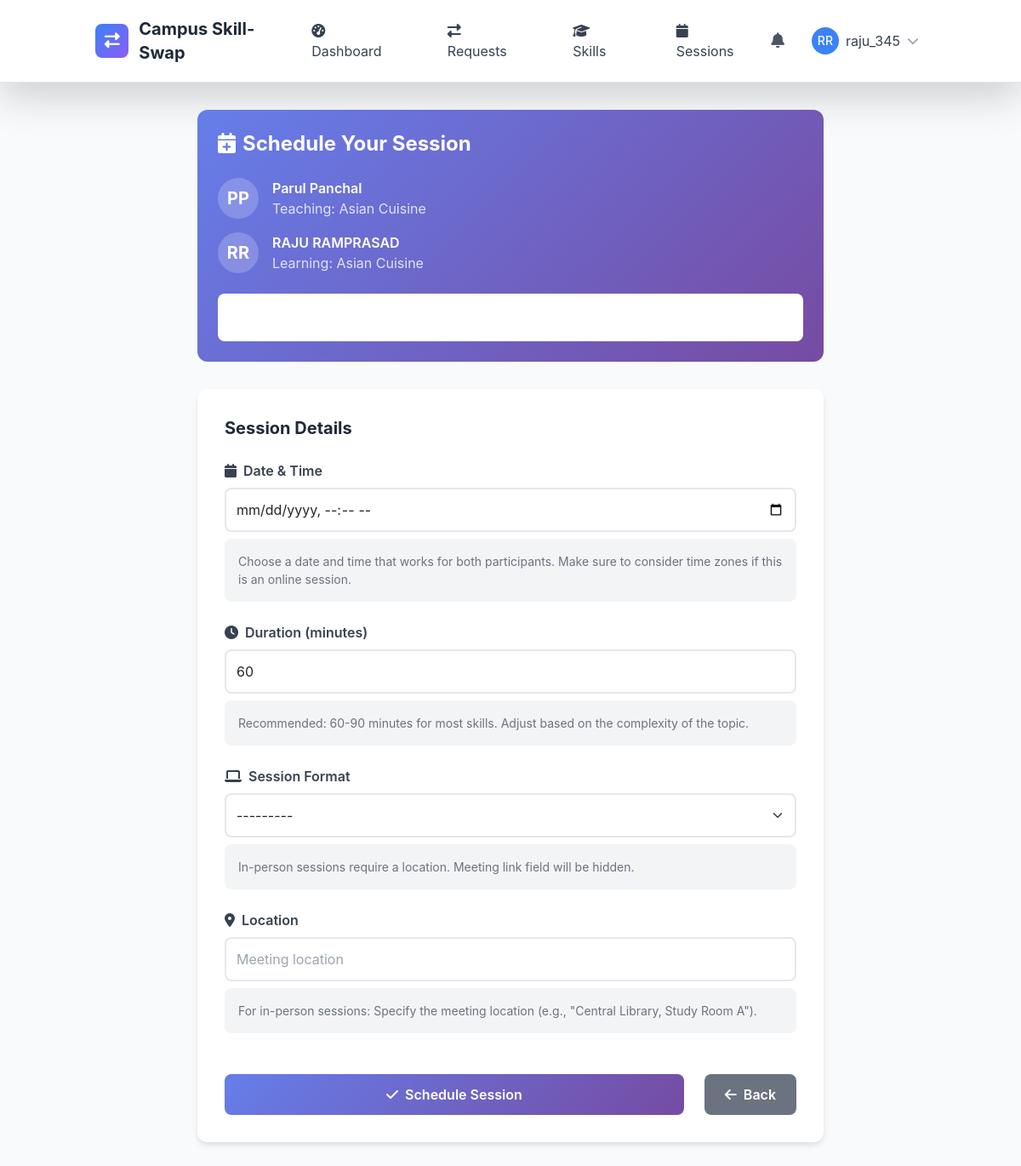
Page /sessions/schedule/2/ (signed in) on the committed database.
### skill_sessions/models.py (models this page shows, shortened)
class SkillSwapRequest(models.Model):
    STATUS_CHOICES = [
        ('pending', 'Pending'),
        ('accepted', 'Accepted'),
        ('declined', 'Declined'),
        ('cancelled', 'Cancelled'),
        ('expired', 'Expired'),
    ]
    requester = models.ForeignKey(User, on_delete=models.CASCADE, related_name='sent_requests')
    recipient = models.ForeignKey(User, on_delete=models.CASCADE, related_name='received_requests')
    offered_skill = models.ForeignKey(OfferedSkill, on_delete=models.CASCADE, related_name='swap_requests')
    desired_skill = models.ForeignKey(DesiredSkill, on_delete=models.CASCADE, related_name='swap_requests', null=True, blank=True)
    status = models.CharField(max_length=20, choices=STATUS_CHOICES, default='pending')
    message = models.TextField(blank=True, help_text="Personal message from the requester")
    proposed_duration = models.PositiveIntegerField(default=60, help_text="Proposed session duration in minutes")
    proposed_format = models.CharField(max_length=20, choices=[
        ('online', 'Online'),
        ('in_person', 'In-Person'),
        ('flexible', 'Flexible'),
    ], default='flexible')
    proposed_location = models.CharField(max_length=200, blank=True, help_text="For in-person sessions")
    created_at = models.DateTimeField(auto_now_add=True)
    updated_at = models.DateTimeField(auto_now=True)
    expires_at = models.DateTimeField()
    responded_at = models.DateTimeField(null=True, blank=True)
    response_message = models.TextField(blank=True)
    class Meta:
        ordering = ['-created_at']
        db_table = 'swaprequest'

### skills/models.py (models this page shows, shortened)
class OfferedSkill(models.Model):
    PROFICIENCY_LEVELS = [
        ('beginner', 'Beginner'),
        ('intermediate', 'Intermediate'),
        ('advanced', 'Advanced'),
        ('expert', 'Expert'),
    ]
    user = models.ForeignKey(User, on_delete=models.CASCADE, related_name='offered_skills')
    skill = models.ForeignKey(Skill, on_delete=models.CASCADE, related_name='offered_by_users')
    proficiency_level = models.CharField(max_length=20, choices=PROFICIENCY_LEVELS)
    description = models.TextField(blank=True, help_text="Describe your experience with this skill")
    years_of_experience = models.PositiveIntegerField(default=0)
    is_active = models.BooleanField(default=True)
    teaching_preference = models.CharField(max_length=20, choices=[
        ('online', 'Online Only'),
        ('in_person', 'In-Person Only'),
        ('both', 'Both Online and In-Person'),
    ], default='both')
    max_students_per_session = models.PositiveIntegerField(default=1)
    created_at = models.DateTimeField(auto_now_add=True)
    updated_at = models.DateTimeField(auto_now=True)
    total_sessions = models.PositiveIntegerField(default=0)
    average_rating = models.FloatField(default=0.0)
    class Meta:
        ordering = ['-created_at']
        unique_together = ['user', 'skill']
        db_table = 'offeredskill'

class Skill(models.Model):
    name = models.CharField(max_length=100)
    category = models.ForeignKey(SkillCategory, on_delete=models.CASCADE, related_name='skills')
    description = models.TextField(blank=True)
    is_popular = models.BooleanField(default=False)
    created_at = models.DateTimeField(auto_now_add=True)
    updated_at = models.DateTimeField(auto_now=True)
    class Meta:
        ordering = ['category__name', 'name']
        unique_together = ['name', 'category']

### skill_sessions/views.py (the view, shortened to what this page needs)
# urls.py: path('schedule/<int:request_id>/', views.ScheduleSessionView.as_view(), name='schedule_session'),
class ScheduleSessionView(LoginRequiredMixin, CreateView):
    model = SkillSwapSession
    form_class = SessionScheduleForm
    template_name = 'skill_sessions/schedule_session.html'
    success_url = reverse_lazy('skill_sessions:session_list')
    def get_context_data(self, **kwargs):
        context = super().get_context_data(**kwargs)
        request_obj = get_object_or_404(SkillSwapRequest, pk=self.kwargs['request_id'])
        if self.request.user not in [request_obj.requester, request_obj.recipient]:
            raise PermissionDenied("You are not authorized to schedule this session.")
        if request_obj.status != 'accepted':
            raise PermissionDenied("This request has not been accepted yet.")
        if hasattr(request_obj, 'session') and request_obj.session.status not in ['cancelled']:
            raise PermissionDenied("A session has already been scheduled for this request.")
        context['skill_request'] = request_obj
        return context
    def get_form(self, form_class=None):
        form = super().get_form(form_class)
        form.user = self.request.user
        return form

### skill_sessions/forms.py (shortened to what this page needs)
class SessionScheduleForm(forms.ModelForm):
    class Meta:
        model = SkillSwapSession
        fields = ['scheduled_date', 'duration_minutes', 'format', 'location', 'meeting_link']
        widgets = {
            'scheduled_date': forms.DateTimeInput(attrs={
                'type': 'datetime-local',
                'class': 'form-input'
            }),
            'duration_minutes': forms.NumberInput(attrs={
                'class': 'form-input',
                'min': '15',
                'max': '480',
                'step': '15'
            }),
            'format': forms.Select(attrs={'class': 'form-select'}),
            'location': forms.TextInput(attrs={
                'placeholder': 'Meeting location',
                'class': 'form-input'
            }),
            'meeting_link': forms.URLInput(attrs={
                'placeholder': 'https://meet.google.com/...',
                'class': 'form-input'
            }),
        }

### templates/skill_sessions/schedule_session.html (shortened to what this page needs)
{% extends 'base.html' %}
{% load static %}
{% block content %}
<div class="schedule-container">
    <div class="session-info">
        <h2 class="text-2xl font-bold mb-4">
            <i class="fas fa-calendar-plus mr-2"></i>Schedule Your Session
        </h2>
        <div class="user-info">
            <div class="user-avatar">
                {{ skill_request.recipient.first_name|first|upper }}{{ skill_request.recipient.last_name|first|upper }}
            </div>
            <div>
                <div class="font-semibold">{{ skill_request.recipient.get_full_name }}</div>
                <div class="opacity-80">Teaching: {{ skill_request.offered_skill.skill.name }}</div>
            </div>
        </div>
        <div class="user-info">
            <div class="user-avatar">
                {{ skill_request.requester.first_name|first|upper }}{{ skill_request.requester.last_name|first|upper }}
            </div>
            <div>
                <div class="font-semibold">{{ skill_request.requester.get_full_name }}</div>
                <div class="opacity-80">Learning: {{ skill_request.offered_skill.skill.name }}</div>
            </div>
        </div>
        {% if skill_request.message %}
        <div class="mt-4 p-3 bg-white bg-opacity-20 rounded-lg">
            <strong>Request Message:</strong> {{ skill_request.message }}
        </div>
        {% endif %}
    </div>
    <div class="schedule-card">
        <h3 class="text-xl font-bold mb-4 text-gray-800">Session Details</h3>
        <form method="post" class="space-y-6">
            <div class="form-group">
                <label for="{{ form.scheduled_date.id_for_label }}" class="form-label">
                    <i class="fas fa-calendar mr-2"></i>Date & Time
                </label>
                {{ form.scheduled_date }}
                <div class="format-info">
                    Choose a date and time that works for both participants. Make sure to consider time zones if this is an online session.
                </div>
            </div>
            <div class="form-group">
                <label for="{{ form.duration_minutes.id_for_label }}" class="form-label">
                    <i class="fas fa-clock mr-2"></i>Duration (minutes)
                </label>
                {{ form.duration_minutes }}
                <div class="format-info">
                    Recommended: 60-90 minutes for most skills. Adjust based on the complexity of the topic.
                </div>
            </div>
            <div class="form-group">
                <label for="{{ form.format.id_for_label }}" class="form-label">
                    <i class="fas fa-laptop mr-2"></i>Session Format
                </label>
                {{ form.format }}
                <div class="format-info" id="format-info">
                </div>
            </div>
            <div class="form-group" id="location-group">
                <label for="{{ form.location.id_for_label }}" class="form-label">
                    <i class="fas fa-map-marker-alt mr-2"></i>Location
                </label>
                {{ form.location }}
                <div class="format-info">
                    For in-person sessions: Specify the meeting location (e.g., "Central Library, Study Room A").
                </div>
            </div>
            <div class="flex gap-4 pt-6">
                <button type="submit" class="btn btn-primary flex-1">
                    <i class="fas fa-check mr-2"></i>Schedule Session
                </button>
                <a href="{% url 'skill_sessions:request_management' %}" class="btn btn-secondary">
                    <i class="fas fa-arrow-left mr-2"></i>Back
                </a>
            </div>
        </form>
    </div>
</div>
{% endblock %}

### templates/base.html (shortened to what this page needs)
{% load static %}
<!DOCTYPE html>
<html lang="en" class="h-full">
<head>
    <script src="https://cdn.tailwindcss.com"></script>
    <link href="https://cdn.jsdelivr.net/npm/bootstrap@5.3.2/dist/css/bootstrap.min.css" rel="stylesheet">
    <link rel="stylesheet" href="https://cdnjs.cloudflare.com/ajax/libs/font-awesome/6.5.1/css/all.min.css">
</head>
<body class="bg-gray-50 h-full">
    <nav class="bg-white shadow-lg border-b">
        <div class="container mx-auto px-4">
            <div class="flex justify-between items-center py-3">
                <div class="flex items-center space-x-3">
                    <div class="w-10 h-10 gradient-bg rounded-lg flex items-center justify-center">
                        <i class="fas fa-exchange-alt text-white text-lg"></i>
                    </div>
                    <a href="{% url 'core:home' %}" class="text-xl font-bold text-gray-800 hover:text-blue-600 transition-colors">
                        Campus Skill-Swap
                    </a>
                </div>
                <div class="hidden md:flex items-center space-x-6">
                    {% if user.is_authenticated %}
                        <a href="{% url 'core:dashboard' %}" class="nav-link px-3 py-2 text-gray-700 hover:text-blue-600 transition-colors">
                            <i class="fas fa-tachometer-alt mr-2"></i>Dashboard
                        </a>
                        <a href="{% url 'core:requests' %}" class="nav-link px-3 py-2 text-gray-700 hover:text-blue-600 transition-colors">
                            <i class="fas fa-exchange-alt mr-2"></i>Requests
                        </a>
                        <a href="{% url 'skills:skill_list' %}" class="nav-link px-3 py-2 text-gray-700 hover:text-blue-600 transition-colors">
                            <i class="fas fa-graduation-cap mr-2"></i>Skills
                        </a>
                        <a href="{% url 'skill_sessions:session_management' %}" class="nav-link px-3 py-2 text-gray-700 hover:text-blue-600 transition-colors">
                            <i class="fas fa-calendar mr-2"></i>Sessions
                        </a>
                    {% endif %}
                </div>
                <div class="flex items-center space-x-4">
                    {% if user.is_authenticated %}
                        <div class="relative">
                            <button id="notificationBtn" class="relative p-2 text-gray-600 hover:text-blue-600 transition-colors">
                                <i class="fas fa-bell text-lg"></i>
                            </button>
                        </div>
                        <div class="relative">
                            <button id="userMenuBtn" class="flex items-center space-x-2 p-2 rounded-lg hover:bg-gray-100 transition-colors">
                                {% if user.profile.profile_picture %}
                                    <img src="{{ user.profile.profile_picture.url }}" alt="Profile" class="w-8 h-8 rounded-full">
                                {% else %}
                                    <div class="w-8 h-8 bg-blue-500 rounded-full flex items-center justify-center">
                                        <span class="text-white text-sm font-medium">{{ user.first_name|first|upper }}{{ user.last_name|first|upper }}</span>
                                    </div>
                                {% endif %}
                                <span class="hidden md:block text-gray-700">{{ user.username}}</span>
                                <i class="fas fa-chevron-down text-gray-400 text-sm"></i>
                            </button>
                        </div>
                    {% endif %}
                </div>
            </div>
        </div>
    </nav>
    <main class="min-h-screen">
        {% block content %}{% endblock %}
    </main>
</body>
</html>

### templates/base.html (style rules this page uses)
:root { --primary-color: #3B82F6; --secondary-color: #10B981; --accent-color: #8B5CF6; --warning-color: #F59E0B; --danger-color: #EF4444; }
body { font-family: 'Inter', -apple-system, BlinkMacSystemFont, sans-serif; }
.gradient-bg { background: linear-gradient(135deg, var(--primary-color) 0%, var(--accent-color) 100%); }

### templates/skill_sessions/schedule_session.html (style rules this page uses)
.schedule-container { max-width: 800px; margin: 0 auto; padding: 2rem; }
.schedule-card { background: white; border-radius: 12px; box-shadow: 0 4px 6px rgba(0, 0, 0, 0.1); padding: 2rem; margin-bottom: 2rem; }
.session-info { background: linear-gradient(135deg, #667eea 0%, #764ba2 100%); color: white; border-radius: 12px; padding: 1.5rem; margin-bottom: 2rem; }
.form-group { margin-bottom: 1.5rem; }
.form-label { display: block; font-weight: 600; color: #374151; margin-bottom: 0.5rem; }
.form-input { width: 100%; padding: 0.75rem; border: 2px solid #e5e7eb; border-radius: 8px; font-size: 1rem; transition: border-color 0.3s ease; }
.form-select { width: 100%; padding: 0.75rem; border: 2px solid #e5e7eb; border-radius: 8px; font-size: 1rem; background-color: white; transition: border-color 0.3s ease; }
.btn { padding: 0.75rem 1.5rem; border-radius: 8px; font-weight: 600; text-decoration: none; display: inline-block; transition: all 0.3s ease; cursor: pointer; border: none; font-size: 1rem; }
.btn-primary { background: linear-gradient(135deg, #667eea 0%, #764ba2 100%); color: white; }
.btn-secondary { background: #6b7280; color: white; }
.format-info { background: #f3f4f6; border-radius: 8px; padding: 1rem; margin-top: 0.5rem; font-size: 0.875rem; color: #6b7280; }
.user-info { display: flex; align-items: center; margin-bottom: 1rem; }
.user-avatar { width: 48px; height: 48px; border-radius: 50%; background: rgba(255, 255, 255, 0.2); display: flex; align-items: center; justify-content: center; margin-right: 1rem; font-size: 1.25rem; font-weight: bold; }

### rows in the picture
SkillSwapRequest: recipient.first_name|first "P", recipient.last_name|first "P", recipient.get_full_name "Parul Panchal", offered_skill.skill.name "Asian Cuisine", requester.first_name|first "R", requester.last_name|first "R", requester.get_full_name "RAJU RAMPRASAD"

### other values in the picture
{{ user.first_name|first|upper }} "R"
{{ user.last_name|first|upper }} "R"
{{ user.username }} "raju_345"
